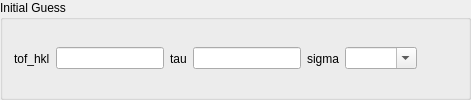
                  <widget class="QGroupBox" name="groupBox_4">
                   <property name="title">
                    <string>Initial Guess</string>
                   </property>
                   <layout class="QHBoxLayout" name="horizontalLayout_15">
                    <item>
                     <widget class="QLabel" name="label_20">
                      <property name="text">
                       <string>tof_hkl</string>
                      </property>
                     </widget>
                    </item>
                    <item>
                     <widget class="QLineEdit" name="kropff_bragg_peak_tofhkl_init"/>
                    </item>
                    <item>
                     <widget class="QLabel" name="label_21">
                      <property name="text">
                       <string>tau</string>
                      </property>
                     </widget>
                    </item>
                    <item>
                     <widget class="QLineEdit" name="kropff_bragg_peak_tau_init"/>
                    </item>
                    <item>
                     <widget class="QLabel" name="label_22">
                      <property name="text">
                       <string>sigma</string>
                      </property>
                     </widget>
                    </item>
                    <item>
                     <widget class="QComboBox" name="kropff_bragg_peak_sigma_comboBox">
                      <property name="editable">
                       <bool>true</bool>
                      </property>
                     </widget>
                    </item>
                    <item>
                     <spacer name="horizontalSpacer_11">
                      <property name="orientation">
                       <enum>Qt::Horizontal</enum>
                      </property>
                      <property name="sizeHint" stdset="0">
                       <size>
                        <width>40</width>
                        <height>20</height>
                       </size>
                      </property>
                     </spacer>
                    </item>
                   </layout>
                  </widget>
